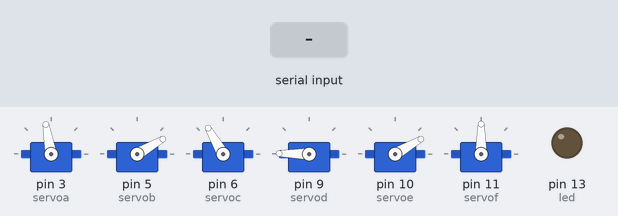
Bench run of a sketch on a simulated Arduino Uno, built with avr-gcc and run on an emulated ATmega328P. On the bench: 6 × servo, output pins drawn as LEDs (lit = HIGH). The inputs (shaded band) are chosen by the test bench.

Above: at 1.2 s.
1.3 s: "1a" received over Serial
At 1.8 s:
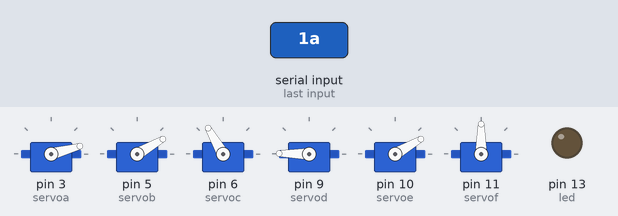
2.8 s: "1b" received over Serial
At 4.0 s:
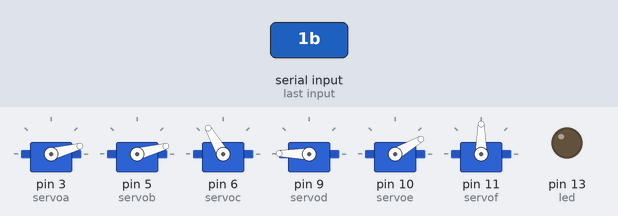
4.3 s: "1c" received over Serial
At 5.2 s:
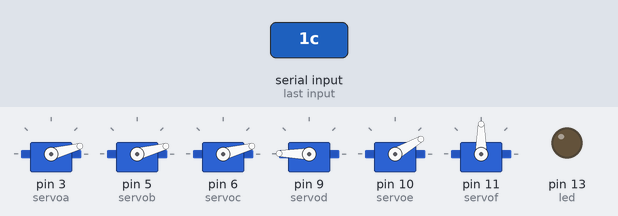
5.8 s: "1d" received over Serial
At 6.4 s:
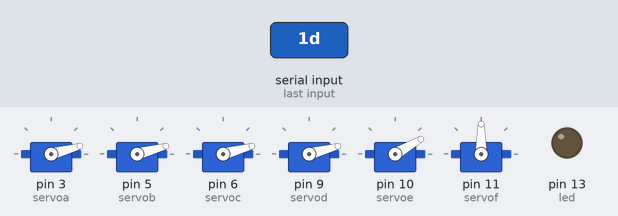
7.3 s: "1e" received over Serial
At 8.5 s:
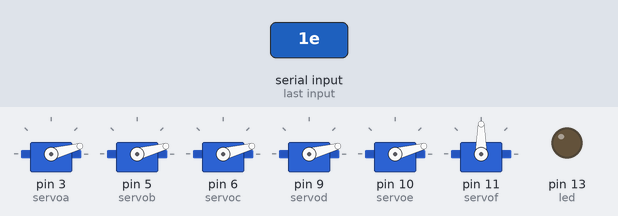
8.8 s: "1f" received over Serial
At 9.9 s:
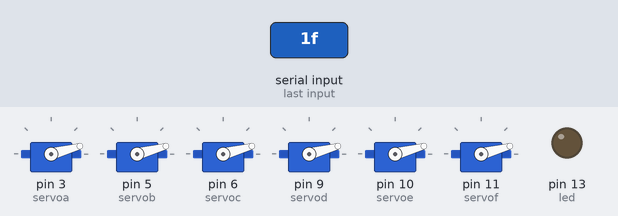
Timing chart, 0 to 11.3 s (numbered marks = the images above; inputs shaded):
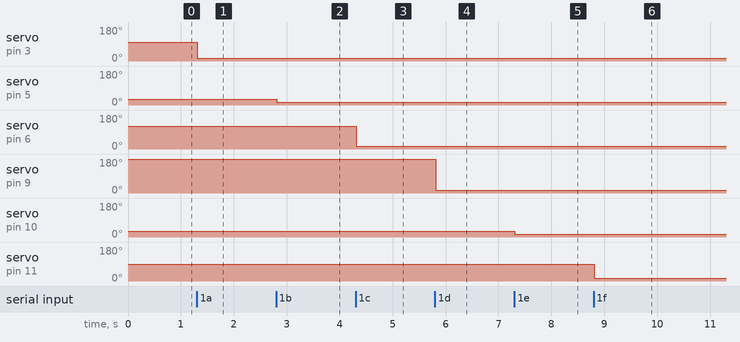

Measured:
- after the input at 1.3 s, servo on pin 3 (servoa): 100° → 15° at once
- after the input at 2.8 s, servo on pin 5 (servob): 30° → 15° at once
- after the input at 4.3 s, servo on pin 6 (servoc): 120° → 15° at once
- after the input at 5.8 s, servo on pin 9 (servod): 179° → 15° at once
- after the input at 7.3 s, servo on pin 10 (servoe): 30° → 15° at once
- after the input at 8.8 s, servo on pin 11 (servof): 90° → 15° at once

The sketch:

firmware_robov3_servo_client.ino
```cpp
/*
  Servo client
  */
 #include <Servo.h>
Servo servoa,servob,servoc,servod,servoe,servof;
int posa,posamin,posamax;
int posb,posbmin,posbmax;
int posc,poscmin,poscmax;
int posd,posdmin,posdmax;
int pose,posemin,posemax;
int posf,posfmin,posfmax;

 int led = 13; // Pin 13

 void setup()
 {
     pinMode(led, OUTPUT); // Set pin 13 as digital out

     // Start up serial connection
     Serial.begin(115200); // baud rate
     Serial.flush();
     servoa.attach(3);
     servob.attach(5);
     servoc.attach(6);
     servod.attach(9);
     servoe.attach(10);
     servof.attach(11);
     posa=100;posamin=15;posamax=179;
     posb=30;posbmin=15;posbmax=179;
     posc=120;poscmin=15;poscmax=179;
     posd=179;posdmin=15;posdmax=179;
     pose=30;posemin=15;posemax=179;
     posf=90;posfmin=15;posfmax=179;

 }

 void loop()
 {
     String input = "";

     // Read any serial input
     while (Serial.available() > 0)
     {
         input += (char) Serial.read(); // Read in one char at a time
         delay(5); // Delay for 5 ms so the next char has time to be received
     }
         if (input.substring(0, 2) == "1a")
         {
              //Serial.println(input.substring(2));
              //get servo a position
              posa=input.substring(2).toInt();
              //if big than max then overrite
              if (posa > posamax)
              posa=posamax;
              //if small than min then overrite
              if (posa < posamin)
              posa=posamin;
         }
         else if (input.substring(0, 2) == "1b")
         {
              //Serial.println(input.substring(2));
              //get servo a position
              posb=input.substring(2).toInt();
              //if big than max then overrite
              if (posb > posbmax)
              posb=posbmax;
              //if small than min then overrite
              if (posb < posbmin)
              posb=posbmin;
         }
         else if (input.substring(0, 2) == "1c")
         {
              //Serial.println(input.substring(2));
              //get servo a position
              posc=input.substring(2).toInt();
              //if big than max then overrite
              if (posc > poscmax)
              posc=poscmax;
              //if small than min then overrite
              if (posc < poscmin)
              posc=poscmin;
         }
	else if (input.substring(0, 2) == "1d")
         {
              //Serial.println(input.substring(2));
              //get servo a position
              posd=input.substring(2).toInt();
              //if big than max then overrite
              if (posd > posdmax)
              posd=posdmax;
              //if small than min then overrite
              if (posd < posdmin)
              posd=posdmin;
         }
	else if (input.substring(0, 2) == "1e")
         {
              //Serial.println(input.substring(2));
              //get servo a position
              pose=input.substring(2).toInt();
              //if big than max then overrite
              if (pose > posemax)
              pose=posemax;
              //if small than min then overrite
              if (pose < posemin)
              pose=posemin;
         }
	else if (input.substring(0, 2) == "1f")
         {
              //Serial.println(input.substring(2));
              //get servo a position
              posf=input.substring(2).toInt();
              //if big than max then overrite
              if (posf > posfmax)
              posf=posfmax;
              //if small than min then overrite
              if (posf < posfmin)
              posf=posfmin;
         }
         else if (input != "")
         {
           Serial.print("Command not accepted from controller1: ");
           Serial.println(input.substring(0, 2));
         }

    //digitalWrite(led, HIGH); // on
    //write servos
    servoa.write(posa);
    servob.write(posb);
    servoc.write(posc);
    servod.write(posd);
    servoe.write(pose);
    servof.write(posf);
 }
```
